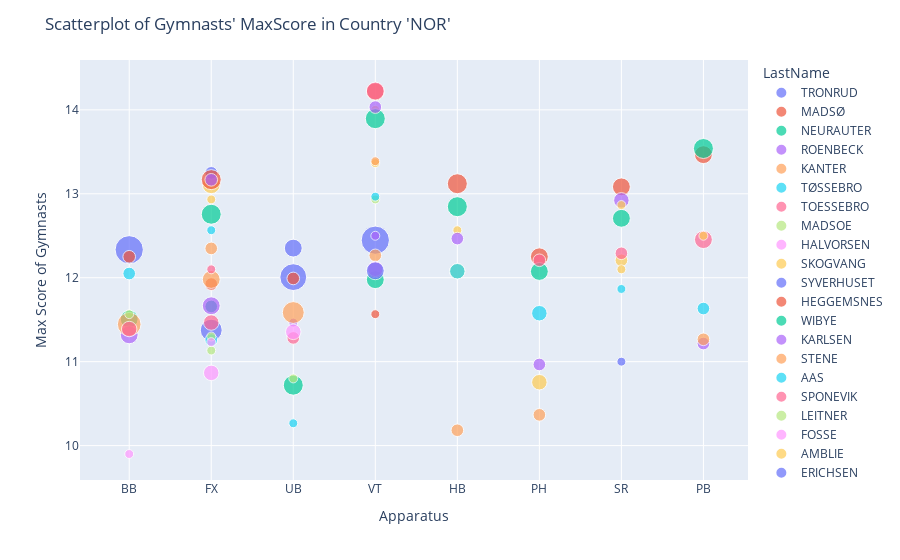

The cell this chart's notebook holds for it:
### Code cell
import plotly
from plotly import express as px
import plotly.io as pio

def scatterplot_by_country(country):
    fig = px.scatter(query_gym_database(country),
                x = "Apparatus", 
                y = "PredictedScore", 
                color="LastName",
                size='CompetitionsCount', hover_data=['PredictedScore'])


    fig.update_layout(
        title=f"Scatterplot of Gymnasts' MaxScore in Country '{country}'", #The colorbar and overall plot have professional titles.
        yaxis_title="Max Score of Gymnasts",
        )


    fig.show()
scatterplot_by_country("NOR")

### Figure 1 — Plotly figure (JSON) as saved in the notebook; plotly's stock layout.template omitted (floating-point values rounded to 4 significant figures)
{"data": [{"hovertemplate": "LastName=TRONRUD<br>Apparatus=%{x}<br>PredictedScore=%{y}<br>CompetitionsCount=%{marker.size}<extra></extra>", "legendgroup": "TRONRUD", "marker": {"color": "#636efa", "size": [10, 6, 9, 10], "sizemode": "area", "sizeref": 0.025, "symbol": "circle"}, "mode": "markers", "name": "TRONRUD", "orientation": "v", "showlegend": true, "type": "scatter", "x": ["BB", "FX", "UB", "VT"], "xaxis": "x", "y": [12.33, 11.38, 12.01, 12.45], "yaxis": "y"}, {"hovertemplate": "LastName=MADSØ<br>Apparatus=%{x}<br>PredictedScore=%{y}<br>CompetitionsCount=%{marker.size}<extra></extra>", "legendgroup": "MADSØ", "marker": {"color": "#EF553B", "size": [2, 2, 2], "sizemode": "area", "sizeref": 0.025, "symbol": "circle"}, "mode": "markers", "name": "MADSØ", "orientation": "v", "showlegend": true, "type": "scatter", "x": ["BB", "FX", "UB"], "xaxis": "x", "y": [12.25, 11.93, 11.99], "yaxis": "y"}, {"hovertemplate": "LastName=NEURAUTER<br>Apparatus=%{x}<br>PredictedScore=%{y}<br>CompetitionsCount=%{marker.size}<extra></extra>", "legendgroup": "NEURAUTER", "marker": {"color": "#00cc96", "size": [4, 2, 5, 4], "sizemode": "area", "sizeref": 0.025, "symbol": "circle"}, "mode": "markers", "name": "NEURAUTER", "orientation": "v", "showlegend": true, "type": "scatter", "x": ["BB", "FX", "UB", "VT"], "xaxis": "x", "y": [11.51, 11.66, 10.72, 11.98], "yaxis": "y"}, {"hovertemplate": "LastName=ROENBECK<br>Apparatus=%{x}<br>PredictedScore=%{y}<br>CompetitionsCount=%{marker.size}<extra></extra>", "legendgroup": "ROENBECK", "marker": {"color": "#ab63fa", "size": [4, 4, 1, 1], "sizemode": "area", "sizeref": 0.025, "symbol": "circle"}, "mode": "markers", "name": "ROENBECK", "orientation": "v", "showlegend": true, "type": "scatter", "x": ["BB", "FX", "UB", "VT"], "xaxis": "x", "y": [11.32, 11.67, 11.47, 12.5], "yaxis": "y"}, {"hovertemplate": "LastName=KANTER<br>Apparatus=%{x}<br>PredictedScore=%{y}<br>CompetitionsCount=%{marker.size}<extra></extra>", "legendgroup": "KANTER", "marker": {"color": "#FFA15A", "size": [7, 4, 6, 2], "sizemode": "area", "sizeref": 0.025, "symbol": "circle"}, "mode": "markers", "name": "KANTER", "orientation": "v", "showlegend": true, "type": "scatter", "x": ["BB", "FX", "UB", "VT"], "xaxis": "x", "y": [11.45, 11.98, 11.59, 12.27], "yaxis": "y"}, {"hovertemplate": "LastName=TØSSEBRO<br>Apparatus=%{x}<br>PredictedScore=%{y}<br>CompetitionsCount=%{marker.size}<extra></extra>", "legendgroup": "TØSSEBRO", "marker": {"color": "#19d3f3", "size": [2, 2, 1], "sizemode": "area", "sizeref": 0.025, "symbol": "circle"}, "mode": "markers", "name": "TØSSEBRO", "orientation": "v", "showlegend": true, "type": "scatter", "x": ["BB", "FX", "UB"], "xaxis": "x", "y": [12.05, 11.26, 10.27], "yaxis": "y"}, {"hovertemplate": "LastName=TOESSEBRO<br>Apparatus=%{x}<br>PredictedScore=%{y}<br>CompetitionsCount=%{marker.size}<extra></extra>", "legendgroup": "TOESSEBRO", "marker": {"color": "#FF6692", "size": [3, 3, 2, 3], "sizemode": "area", "sizeref": 0.025, "symbol": "circle"}, "mode": "markers", "name": "TOESSEBRO", "orientation": "v", "showlegend": true, "type": "scatter", "x": ["BB", "FX", "UB", "VT"], "xaxis": "x", "y": [11.39, 11.47, 11.28, 12.09], "yaxis": "y"}, {"hovertemplate": "LastName=MADSOE<br>Apparatus=%{x}<br>PredictedScore=%{y}<br>CompetitionsCount=%{marker.size}<extra></extra>", "legendgroup": "MADSOE", "marker": {"color": "#B6E880", "size": [1, 1, 1, 1], "sizemode": "area", "sizeref": 0.025, "symbol": "circle"}, "mode": "markers", "name": "MADSOE", "orientation": "v", "showlegend": true, "type": "scatter", "x": ["BB", "FX", "UB", "VT"], "xaxis": "x", "y": [11.57, 11.13, 10.8, 12.93], "yaxis": "y"}, {"hovertemplate": "LastName=HALVORSEN<br>Apparatus=%{x}<br>PredictedScore=%{y}<br>CompetitionsCount=%{marker.size}<extra></extra>", "legendgroup": "HALVORSEN", "marker": {"color": "#FF97FF", "size": [1, 3, 3, 3], "sizemode": "area", "sizeref": 0.025, "symbol": "circle"}, "mode": "markers", "name": "HALVORSEN", "orientation": "v", "showlegend": true, "type": "scatter", "x": ["BB", "FX", "UB", "VT"], "xaxis": "x", "y": [9.9, 10.87, 11.36, 12.11], "yaxis": "y"}, {"hovertemplate": "LastName=SKOGVANG<br>Apparatus=%{x}<br>PredictedScore=%{y}<br>CompetitionsCount=%{marker.size}<extra></extra>", "legendgroup": "SKOGVANG", "marker": {"color": "#FECB52", "size": [4, 1, 3, 1, 3, 2, 1, 1, 1], "sizemode": "area", "sizeref": 0.025, "symbol": "circle"}, "mode": "markers", "name": "SKOGVANG", "orientation": "v", "showlegend": true, "type": "scatter", "x": ["FX", "FX", "HB", "HB", "PH", "SR", "SR", "VT", "VT"], "xaxis": "x", "y": [13.11, 12.93, 12.08, 12.57, 10.76, 12.21, 12.1, 14, 13.37], "yaxis": "y"}, {"hovertemplate": "LastName=SYVERHUSET<br>Apparatus=%{x}<br>PredictedScore=%{y}<br>CompetitionsCount=%{marker.size}<extra></extra>", "legendgroup": "SYVERHUSET", "marker": {"color": "#636efa", "size": [2, 1], "sizemode": "area", "sizeref": 0.025, "symbol": "circle"}, "mode": "markers", "name": "SYVERHUSET", "orientation": "v", "showlegend": true, "type": "scatter", "x": ["FX", "SR"], "xaxis": "x", "y": [13.25, 11], "yaxis": "y"}, {"hovertemplate": "LastName=HEGGEMSNES<br>Apparatus=%{x}<br>PredictedScore=%{y}<br>CompetitionsCount=%{marker.size}<extra></extra>", "legendgroup": "HEGGEMSNES", "marker": {"color": "#EF553B", "size": [5, 5, 4, 4, 4, 4], "sizemode": "area", "sizeref": 0.025, "symbol": "circle"}, "mode": "markers", "name": "HEGGEMSNES", "orientation": "v", "showlegend": true, "type": "scatter", "x": ["FX", "HB", "PB", "PH", "SR", "VT"], "xaxis": "x", "y": [13.17, 13.12, 13.47, 12.25, 13.08, 14.22], "yaxis": "y"}, {"hovertemplate": "LastName=WIBYE<br>Apparatus=%{x}<br>PredictedScore=%{y}<br>CompetitionsCount=%{marker.size}<extra></extra>", "legendgroup": "WIBYE", "marker": {"color": "#00cc96", "size": [5, 5, 5, 4, 4, 5], "sizemode": "area", "sizeref": 0.025, "symbol": "circle"}, "mode": "markers", "name": "WIBYE", "orientation": "v", "showlegend": true, "type": "scatter", "x": ["FX", "HB", "PB", "PH", "SR", "VT"], "xaxis": "x", "y": [12.76, 12.85, 13.54, 12.07, 12.71, 13.9], "yaxis": "y"}, {"hovertemplate": "LastName=KARLSEN<br>Apparatus=%{x}<br>PredictedScore=%{y}<br>CompetitionsCount=%{marker.size}<extra></extra>", "legendgroup": "KARLSEN", "marker": {"color": "#ab63fa", "size": [2, 2, 2, 2, 3, 2], "sizemode": "area", "sizeref": 0.025, "symbol": "circle"}, "mode": "markers", "name": "KARLSEN", "orientation": "v", "showlegend": true, "type": "scatter", "x": ["FX", "HB", "PB", "PH", "SR", "VT"], "xaxis": "x", "y": [13.17, 12.47, 11.22, 10.97, 12.92, 14.03], "yaxis": "y"}, {"hovertemplate": "LastName=STENE<br>Apparatus=%{x}<br>PredictedScore=%{y}<br>CompetitionsCount=%{marker.size}<extra></extra>", "legendgroup": "STENE", "marker": {"color": "#FFA15A", "size": [2, 2, 2, 2, 1], "sizemode": "area", "sizeref": 0.025, "symbol": "circle"}, "mode": "markers", "name": "STENE", "orientation": "v", "showlegend": true, "type": "scatter", "x": ["FX", "HB", "PB", "PH", "VT"], "xaxis": "x", "y": [12.35, 10.18, 11.27, 10.37, 13.39], "yaxis": "y"}, {"hovertemplate": "LastName=AAS<br>Apparatus=%{x}<br>PredictedScore=%{y}<br>CompetitionsCount=%{marker.size}<extra></extra>", "legendgroup": "AAS", "marker": {"color": "#19d3f3", "size": [1, 3, 2, 3, 1, 1], "sizemode": "area", "sizeref": 0.025, "symbol": "circle"}, "mode": "markers", "name": "AAS", "orientation": "v", "showlegend": true, "type": "scatter", "x": ["FX", "HB", "PB", "PH", "SR", "VT"], "xaxis": "x", "y": [12.57, 12.08, 11.63, 11.58, 11.87, 12.97], "yaxis": "y"}, {"hovertemplate": "LastName=SPONEVIK<br>Apparatus=%{x}<br>PredictedScore=%{y}<br>CompetitionsCount=%{marker.size}<extra></extra>", "legendgroup": "SPONEVIK", "marker": {"color": "#FF6692", "size": [1, 4, 2, 2, 4], "sizemode": "area", "sizeref": 0.025, "symbol": "circle"}, "mode": "markers", "name": "SPONEVIK", "orientation": "v", "showlegend": true, "type": "scatter", "x": ["FX", "PB", "PH", "SR", "VT"], "xaxis": "x", "y": [12.1, 12.45, 12.21, 12.29, 14.22], "yaxis": "y"}, {"hovertemplate": "LastName=LEITNER<br>Apparatus=%{x}<br>PredictedScore=%{y}<br>CompetitionsCount=%{marker.size}<extra></extra>", "legendgroup": "LEITNER", "marker": {"color": "#B6E880", "size": [1], "sizemode": "area", "sizeref": 0.025, "symbol": "circle"}, "mode": "markers", "name": "LEITNER", "orientation": "v", "showlegend": true, "type": "scatter", "x": ["FX"], "xaxis": "x", "y": [11.3], "yaxis": "y"}, {"hovertemplate": "LastName=FOSSE<br>Apparatus=%{x}<br>PredictedScore=%{y}<br>CompetitionsCount=%{marker.size}<extra></extra>", "legendgroup": "FOSSE", "marker": {"color": "#FF97FF", "size": [1], "sizemode": "area", "sizeref": 0.025, "symbol": "circle"}, "mode": "markers", "name": "FOSSE", "orientation": "v", "showlegend": true, "type": "scatter", "x": ["FX"], "xaxis": "x", "y": [11.23], "yaxis": "y"}, {"hovertemplate": "LastName=AMBLIE<br>Apparatus=%{x}<br>PredictedScore=%{y}<br>CompetitionsCount=%{marker.size}<extra></extra>", "legendgroup": "AMBLIE", "marker": {"color": "#FECB52", "size": [1, 1], "sizemode": "area", "sizeref": 0.025, "symbol": "circle"}, "mode": "markers", "name": "AMBLIE", "orientation": "v", "showlegend": true, "type": "scatter", "x": ["PB", "SR"], "xaxis": "x", "y": [12.5, 12.87], "yaxis": "y"}, {"hovertemplate": "LastName=ERICHSEN<br>Apparatus=%{x}<br>PredictedScore=%{y}<br>CompetitionsCount=%{marker.size}<extra></extra>", "legendgroup": "ERICHSEN", "marker": {"color": "#636efa", "size": [4, 4], "sizemode": "area", "sizeref": 0.025, "symbol": "circle"}, "mode": "markers", "name": "ERICHSEN", "orientation": "v", "showlegend": true, "type": "scatter", "x": ["UB", "VT"], "xaxis": "x", "y": [12.35, 12.08], "yaxis": "y"}, {"hovertemplate": "LastName=DALENE<br>Apparatus=%{x}<br>PredictedScore=%{y}<br>CompetitionsCount=%{marker.size}<extra></extra>", "legendgroup": "DALENE", "marker": {"color": "#EF553B", "size": [1], "sizemode": "area", "sizeref": 0.025, "symbol": "circle"}, "mode": "markers", "name": "DALENE", "orientation": "v", "showlegend": true, "type": "scatter", "x": ["VT"], "xaxis": "x", "y": [11.57], "yaxis": "y"}], "layout": {"legend": {"itemsizing": "constant", "title": {"text": "LastName"}, "tracegroupgap": 0}, "margin": {"t": 60}, "title": {"text": "Scatterplot of Gymnasts' MaxScore in Country 'NOR'"}, "xaxis": {"anchor": "y", "domain": [0, 1], "title": {"text": "Apparatus"}}, "yaxis": {"anchor": "x", "domain": [0, 1], "title": {"text": "Max Score of Gymnasts"}}}}
